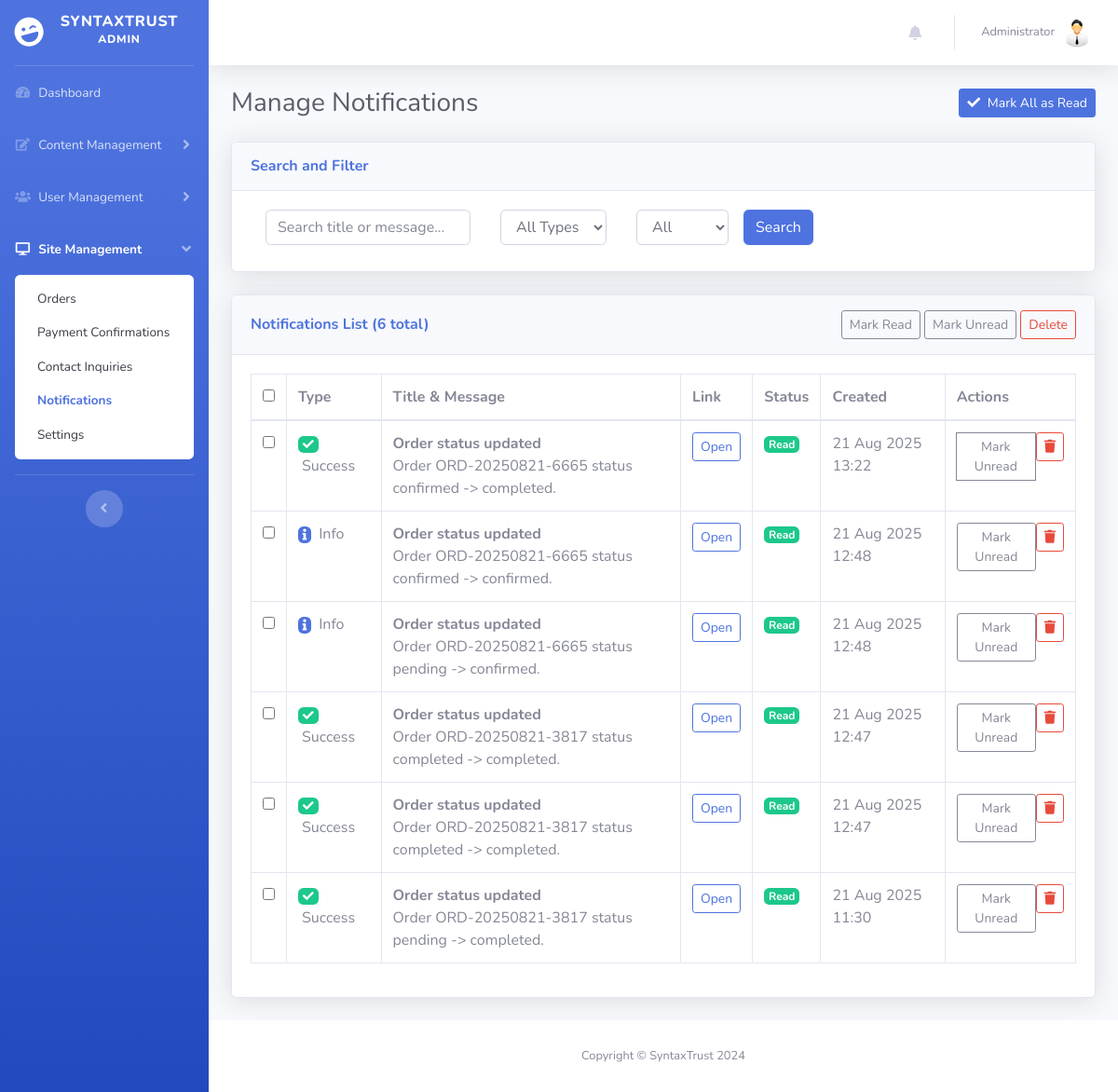
/admin/manage_notifications.php (signed in), run on an earlier commit of the app's database.
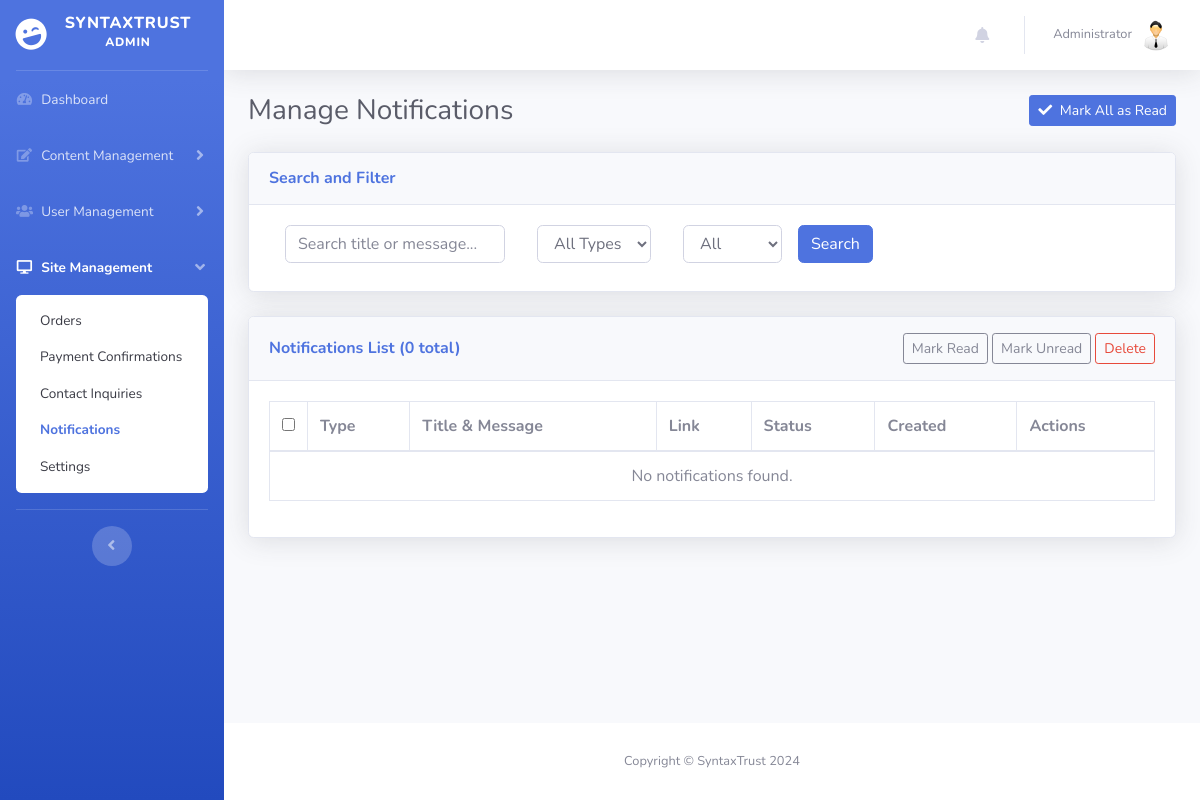
And on a later commit of the database.
### tables this page shows
CREATE TABLE `notifications` (
  `id` int(11) NOT NULL,
  `user_id` int(11) DEFAULT NULL,
  `title` varchar(200) NOT NULL,
  `message` text NOT NULL,
  `type` enum('info','success','warning','error') DEFAULT 'info',
  `is_read` tinyint(1) DEFAULT 0,
  `related_url` varchar(255) DEFAULT NULL,
  `created_at` timestamp NOT NULL DEFAULT current_timestamp()
);

### admin/manage_notifications.php (the view, shortened to what the changed rows need)
<?php
require_once __DIR__ . '/../config/session.php';
$uid = $_SESSION['user_id'];
$page = isset($_GET['page']) ? (int)$_GET['page'] : 1;
$page = $page > 0 ? $page : 1;
$limit = 15;
$where = ['(user_id = :uid OR user_id IS NULL)'];
$params = [':uid' => $uid];
$where_clause = 'WHERE ' . implode(' AND ', $where);
$count_sql = "SELECT COUNT(*) AS total FROM notifications $where_clause";
$cstmt = $pdo->prepare($count_sql);
$cstmt->execute($params);
$total_records = (int)($cstmt->fetch(PDO::FETCH_ASSOC)['total'] ?? 0);
$offset = ($page - 1) * $limit;
$list_sql = "SELECT id, title, message, type, related_url, is_read, created_at
            FROM notifications
            $where_clause
            ORDER BY created_at DESC
            LIMIT $limit OFFSET $offset";
$lstmt = $pdo->prepare($list_sql);
$lstmt->execute($params);
$rows = $lstmt->fetchAll(PDO::FETCH_ASSOC);
function notif_map($t) {
    switch ($t) {
        case 'success': return ['bg' => 'badge-success', 'icon' => 'fas fa-check'];
        default:        return ['bg' => 'badge-primary', 'icon' => 'fas fa-info'];
    }
}
require_once 'includes/header.php';
?>
<body id="page-top">
    <div id="wrapper">
        <?php require_once 'includes/sidebar.php'; ?>
        <div id="content-wrapper" class="d-flex flex-column">
            <div id="content">
                <div class="container-fluid">
                    <div class="d-sm-flex align-items-center justify-content-between mb-4">
                        <h1 class="h3 mb-0 text-gray-800">Manage Notifications</h1>
                    </div>
                    <div class="card shadow mb-4">
                        <div class="card-header py-3 d-flex align-items-center justify-content-between">
                            <h6 class="m-0 font-weight-bold text-primary">Notifications List (<?php echo $total_records; ?> total)</h6>
                            <div>
                                <button type="button" class="btn btn-sm btn-outline-secondary" onclick="bulkSet('mark_read')">Mark Read</button>
                                <button type="button" class="btn btn-sm btn-outline-secondary" onclick="bulkSet('mark_unread')">Mark Unread</button>
                                <button type="button" class="btn btn-sm btn-outline-danger" onclick="bulkSet('delete')">Delete</button>
                            </div>
                        </div>
                        <div class="card-body">
                            <form id="bulkForm" method="POST">
                                <div class="table-responsive">
                                    <table class="table table-bordered" width="100%" cellspacing="0">
                                        <thead>
                                            <tr>
                                                <th style="width: 32px;"><input type="checkbox" id="chk_all" onclick="toggleAll(this)"></th>
                                                <th>Type</th>
                                                <th>Title & Message</th>
                                                <th>Link</th>
                                                <th>Status</th>
                                                <th>Created</th>
                                                <th>Actions</th>
                                            </tr>
                                        </thead>
                                        <tbody>
                                            <?php if (empty($rows)): ?>
                                                <tr><td colspan="7" class="text-center text-muted">No notifications found.</td></tr>
                                            <?php else: ?>
                                                <?php foreach ($rows as $n): $m = notif_map($n['type'] ?? 'info'); ?>
                                                    <tr>
                                                        <td><input type="checkbox" name="ids[]" value="<?php echo (int)$n['id']; ?>"></td>
                                                        <td>
                                                            <span class="badge <?php echo $m['bg']; ?>"><i class="<?php echo $m['icon']; ?>"></i></span>
                                                            <span class="ml-1 text-capitalize"><?php echo htmlspecialchars($n['type'] ?: 'info'); ?></span>
                                                        </td>
                                                        <td>
                                                            <div class="font-weight-bold">
                                                                <?php echo htmlspecialchars($n['title'] ?? 'Notification'); ?>
                                                            </div>
                                                            <div class="text-muted" style="white-space: pre-line;"><?php echo htmlspecialchars($n['message'] ?? ''); ?></div>
                                                        </td>
                                                        <td>
                                                            <?php if (!empty($n['related_url'])): ?>
                                                                <a href="<?php echo htmlspecialchars($n['related_url']); ?>" class="btn btn-sm btn-outline-primary" target="_blank" rel="noopener noreferrer">Open</a>
                                                            <?php else: ?>
                                                                <span class="text-muted">-</span>
                                                            <?php endif; ?>
                                                        </td>
                                                        <td>
                                                            <?php if ($n['is_read']): ?>
                                                                <span class="badge badge-success">Read</span>
                                                            <?php else: ?>
                                                                <span class="badge badge-secondary">Unread</span>
                                                            <?php endif; ?>
                                                        </td>
                                                        <td>
                                                            <?php echo date('d M Y H:i', strtotime($n['created_at'])); ?>
                                                        </td>
                                                        <td>
                                                            <div class="btn-group" role="group">
                                                                <form method="POST" class="d-inline">
                                                                    <?php if ($n['is_read']): ?>
                                                                        <button type="submit" name="mark_unread" class="btn btn-sm btn-outline-secondary">Mark Unread</button>
                                                                    <?php else: ?>
                                                                        <button type="submit" name="mark_read" class="btn btn-sm btn-outline-secondary">Mark Read</button>
                                                                    <?php endif; ?>
                                                                </form>
                                                                <form method="POST" class="d-inline" onsubmit="return confirm('Delete this notification?');">
                                                                    <button type="submit" name="delete" class="btn btn-sm btn-outline-danger"><i class="fas fa-trash"></i></button>
                                                                </form>
                                                            </div>
                                                        </td>
                                                    </tr>
                                                <?php endforeach; ?>
                                            <?php endif; ?>
                                        </tbody>
                                    </table>
                                </div>
                            </form>
                        </div>
                    </div>
                </div>
            </div>
        </div>
    </div>
</body>
</html>

### admin/includes/sidebar.php (shortened to what the changed rows need)
<?php
$current_page = basename($_SERVER['PHP_SELF']);
$menu_groups = [
    'content' => [
        'title' => 'Content Management',
        'icon' => 'fas fa-fw fa-edit',
        'pages' => [
            'manage_services.php' => 'Services',
            'manage_pricing_plans.php' => 'Pricing Plans',
            'manage_portfolio.php' => 'Portfolio',
            'manage_blog_posts.php' => 'Blog Posts',
            'manage_testimonials.php' => 'Testimonials',
        ]
    ],
    'users' => [
        'title' => 'User Management',
        'icon' => 'fas fa-fw fa-users',
        'pages' => [
            'manage_team.php' => 'Team',
            'manage_clients.php' => 'Clients',
            'manage_users.php' => 'Users',
        ]
    ],
    'site' => [
        'title' => 'Site Management',
        'icon' => 'fas fa-fw fa-desktop',
        'pages' => [
            'manage_orders.php' => 'Orders',
            'payment_confirmations.php' => 'Payment Confirmations',
            'manage_contact_inquiries.php' => 'Contact Inquiries',
            'manage_notifications.php' => 'Notifications',
            'manage_settings.php' => 'Settings',
        ]
    ]
];
?>
<ul class="navbar-nav bg-gradient-primary sidebar sidebar-dark accordion" id="accordionSidebar">
    <?php foreach ($menu_groups as $group_key => $group): ?>
        <?php
            $is_active_group = false;
            foreach ($group['pages'] as $page_file => $page_name) {
                if ($current_page == $page_file) {
                    $is_active_group = true;
                    break;
                }
            }
        ?>
        <li class="nav-item <?php echo $is_active_group ? 'active' : ''; ?>">
            <a class="nav-link <?php echo $is_active_group ? '' : 'collapsed'; ?>" href="#" data-toggle="collapse" data-target="#collapse-<?php echo $group_key; ?>" aria-expanded="<?php echo $is_active_group ? 'true' : 'false'; ?>" aria-controls="collapse-<?php echo $group_key; ?>">
                <i class="<?php echo $group['icon']; ?>"></i>
                <span><?php echo $group['title']; ?></span>
            </a>
            <div id="collapse-<?php echo $group_key; ?>" class="collapse <?php echo $is_active_group ? 'show' : ''; ?>" aria-labelledby="heading-<?php echo $group_key; ?>" data-parent="#accordionSidebar">
                <div class="bg-white py-2 collapse-inner rounded">
                    <?php foreach ($group['pages'] as $page_file => $page_name): ?>
                        <a class="collapse-item <?php echo ($current_page == $page_file) ? 'active' : ''; ?>" href="<?php echo $page_file; ?>"><?php echo $page_name; ?></a>
                    <?php endforeach; ?>
                </div>
            </div>
        </li>
    <?php endforeach; ?>
</ul>

What changed in the data, as far as the page shows it:
removed notifications: type "Success", title "Order status updated", message "Order ORD-20250821-6665 status confirmed -> completed.", is_read "Read", created_at "21 Aug 2025 13:22"
removed notifications: type "Info", title "Order status updated", message "Order ORD-20250821-6665 status confirmed -> confirmed.", is_read "Read", created_at "21 Aug 2025 12:48"
removed notifications: type "Info", title "Order status updated", message "Order ORD-20250821-6665 status pending -> confirmed.", is_read "Read", created_at "21 Aug 2025 12:48"
removed notifications: type "Success", title "Order status updated", message "Order ORD-20250821-3817 status completed -> completed.", is_read "Read", created_at "21 Aug 2025 12:47"
removed notifications: type "Success", title "Order status updated", message "Order ORD-20250821-3817 status completed -> completed.", is_read "Read", created_at "21 Aug 2025 12:47"
removed notifications: type "Success", title "Order status updated", message "Order ORD-20250821-3817 status pending -> completed.", is_read "Read", created_at "21 Aug 2025 11:30"
Also different on the page:
$total_records: "6" → "0"
text now shown: "No notifications found."
